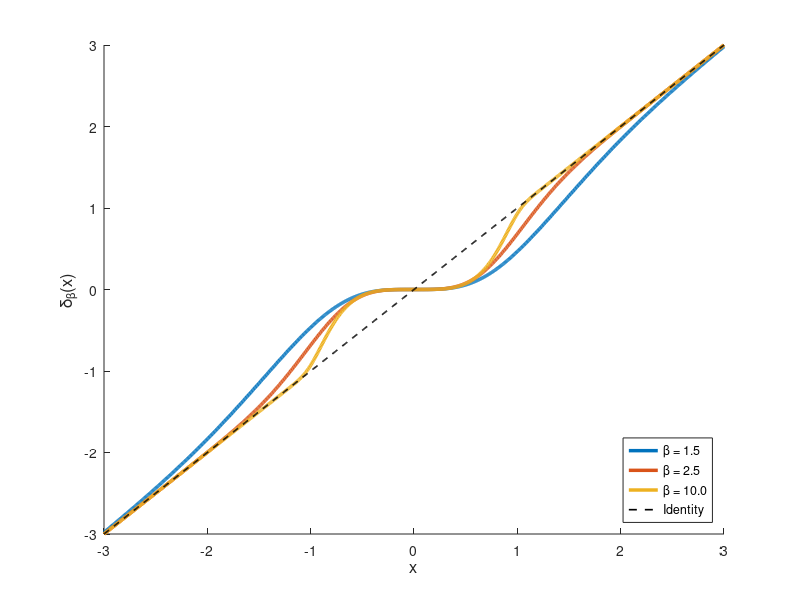
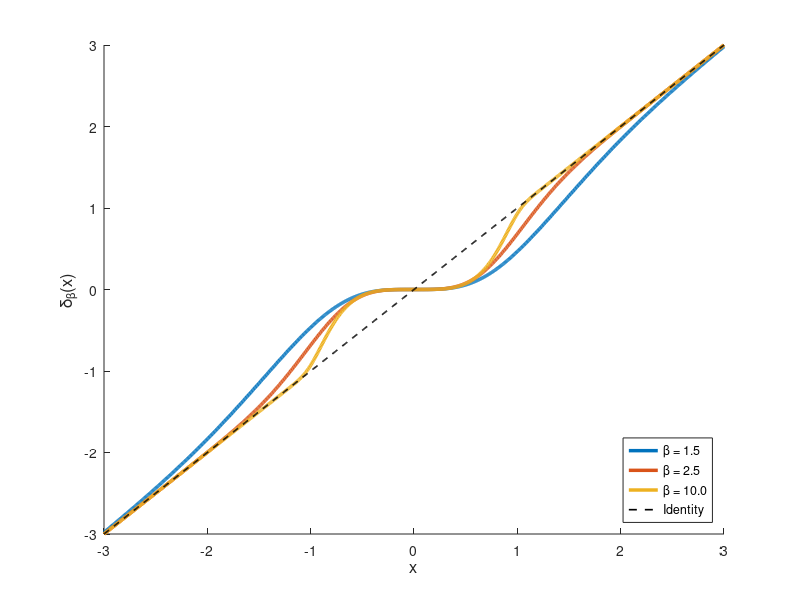

Write the MATLAB code that produced these figures, in order.
% ============================================================
%  SCOPE rule for Exponential-Power Distributions
%  β = 0.5, 1.5, 2.5
%  δβ(x) = x |Fβ*(λ x)|^k
%  Author: Brani Vidakovic (2025)
% ============================================================

clear; clc;

% Grid for x
x = linspace(-3,3,1000);

lambda = 1.0;    % scale inside F*( )
k = 3;           % SCOPE exponent

% Exponential-power CDF (standardized)
F_exp_pow = @(x,beta) arrayfun(@(t) ...
    (t<0) * 0.5 * gammainc(abs(t)^beta, 1/beta, 'upper') + ...
    (t>=0)*(1 - 0.5 * gammainc(abs(t)^beta, 1/beta, 'upper')), x);

% Centered CDF F*(x) = 2F(x) - 1
Fstar = @(x,beta) 2*F_exp_pow(x,beta) - 1;

% Values of beta to plot
betas = [1.5, 2.5, 10];

figure; hold on; %grid on;
%title('SCOPE Rule for Exponential-Power Family', 'FontSize', 14);

colors = lines(length(betas));

for j = 1:length(betas)
    beta = betas(j);
    Fmix = arrayfun(@(t) Fstar(lambda*t, beta), x);
    delta = x .* abs(Fmix).^k;
    plot(x, delta, 'LineWidth', 2.5, 'Color', colors(j,:), ...
        'DisplayName', sprintf('\\beta = %.1f', beta));
end

% Identity line
plot(x, x, 'k--', 'LineWidth', 1.2, 'DisplayName', 'Identity');

xlabel('x', 'FontSize', 12);
ylabel('\delta_\beta(x)', 'FontSize', 12);
legend('Location','SouthEast');

% Save figure
print('SCOPE_EP','-dpng','-r300');
print('SCOPE_EP','-dpdf','-r300');

disp('Saved SCOPE_ExpPower_betas.png and .pdf');
